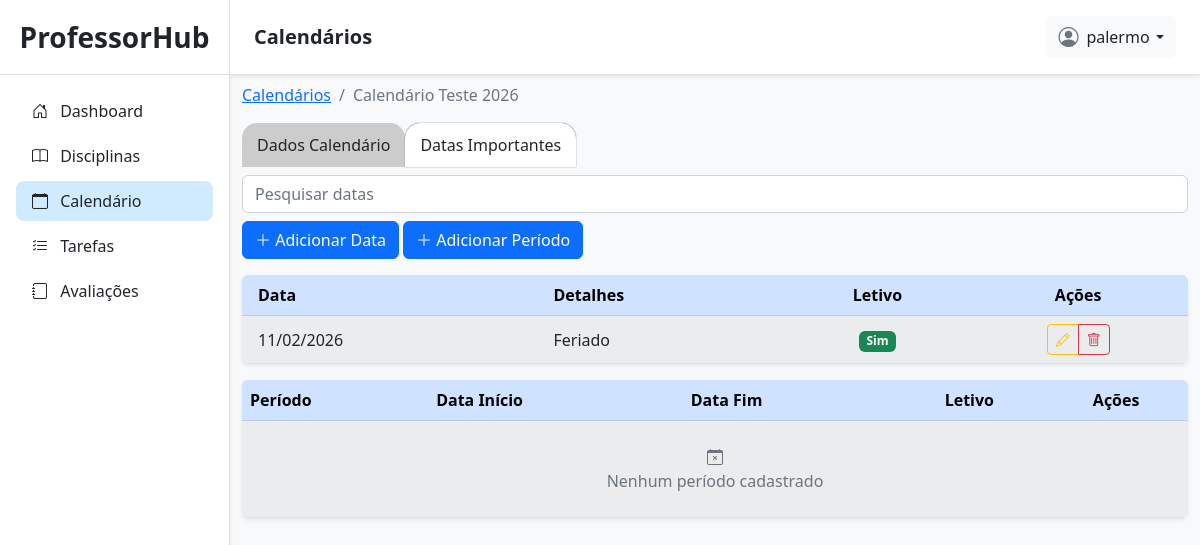
Page /calendarios/10/datas-importantes/ (signed in) on the earlier database version.
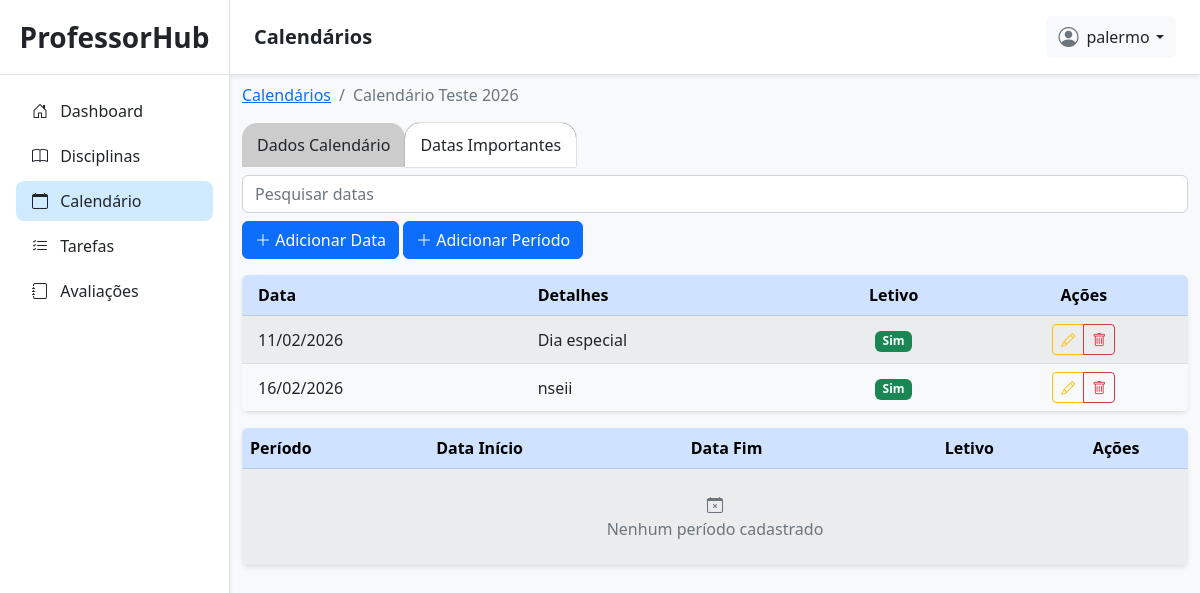
Same page on the later database version.
### planner/models.py (models this page shows, shortened)
class DataImportante(models.Model):
    calendario = models.ForeignKey(CalendarioLetivo, on_delete=models.CASCADE, related_name='datas')
    data = models.DateField()
    detalhes = models.CharField(max_length=255, default='')
    dia_letivo = models.BooleanField(default=True)

### planner/views.py (the view, shortened to what this page needs)
# urls.py: path('calendarios/<int:id>/datas-importantes/', calendario_datas_importantes, name='calendario_datas_importantes'),
@login_required(login_url='/login/')
def calendario_datas_importantes(request, id):
    calendario = get_object_or_404(CalendarioLetivo, id=id, user=request.user)
    return render(request, 'planner/calendarios/calendario_datas_importantes.html', {
        'calendario': calendario,
        'form': DataImportanteForm(),
        'periodo_form': PeriodoImportanteForm(),
        'datas': calendario.datas.all().order_by('data'),
        'periodos': calendario.periodos.all().order_by('data_inicio')
    })

### planner/forms.py (shortened to what this page needs)
class DataImportanteForm(forms.ModelForm):
    detalhes = forms.CharField(
        required=False,
        widget=forms.TextInput(attrs={
            'class': 'form-control',
            'placeholder': 'Detalhes da data',
        }),
    )
    class Meta:
        model = DataImportante
        fields = ['data', 'calendario', 'detalhes', 'dia_letivo']
        widgets = {
            'data': forms.DateInput(attrs={
                'type': 'date',
                'class': 'form-control'
            }),
            'dia_letivo': forms.CheckboxInput(attrs={
                'class': 'form-check-input'
            }),
        }

### planner/templates/planner/calendarios/calendario_datas_importantes.html (shortened to what the changed rows need)
{% extends 'planner/base.html' %}
{% load static %}
{% block content %}
<div class="container my-2">
    <div class="table-responsive mt-3 shadow-sm rounded">
        <table class="table table-striped table-hover mb-0">
            <thead class="table-primary text-center align-middle">
                <tr>
                    <th scope="col" class="text-start ps-3">Data</th>
                    <th scope="col" class="text-start">Detalhes</th>
                    <th scope="col">Letivo</th>
                    <th scope="col">Ações</th>
                </tr>
            </thead>
            <tbody class="align-middle">
                {% for data in datas %}
                <tr>
                    <td class="text-start ps-3">{{ data.data|date:'d/m/Y' }}</td>
                    <td class="text-start">{{ data.detalhes|default:'Sem detalhes' }}</td>
                    <td class="text-center">
                        {% if data.dia_letivo %}
                        <span class="badge bg-success">Sim</span>
                        {% else %}
                        <span class="badge bg-secondary">Não</span>
                        {% endif %}
                    </td>
                    <td class="text-center">
                        <div class="btn-group btn-group-sm" role="group">
                            <button type="button" class="btn btn-outline-warning" data-bs-toggle="modal"
                                data-bs-target="#modal_edit" data-id-calendario="{{ calendario.id }}"
                                data-id="{{ data.id }}" data-data="{{ data.data|date:'Y-m-d' }}"
                                data-detalhes="{{ data.detalhes }}" data-dia-letivo="{{ data.dia_letivo }}"
                                title="Editar data">
                                <i class="bi bi-pencil"></i>
                            </button>
                            <button type="button" class="btn btn-outline-danger" data-bs-toggle="modal"
                                data-bs-target="#modal_delete" data-id="{{ data.id }}"
                                data-id-calendario="{{ calendario.id }}" data-data="{{ data.data|date:'Y-m-d' }}"
                                title="Excluir data">
                                <i class="bi bi-trash"></i>
                            </button>
                        </div>
                    </td>
                </tr>
                {% endfor %}
            </tbody>
        </table>
    </div>
    <div class="table-responsive mt-3 shadow-sm rounded">
        <table class="table table-striped table-hover mb-0">
            <thead class="table-primary text-center align-middle">
                <tr>
                    <th scope="col" class="text-start">Período</th>
                    <th scope="col" class="text-start ps-3">Data Início</th>
                    <th scope="col" class="text-start ps-3">Data Fim</th>
                    <th scope="col">Letivo</th>
                    <th scope="col">Ações</th>
                </tr>
            </thead>
        </table>
    </div>
    {% endblock %}

Differences in the rows shown:
changed DataImportante: detalhes "Feriado" → "Dia especial"
added DataImportante: data "16/02/2026", detalhes "nseii", dia_letivo "Sim"
